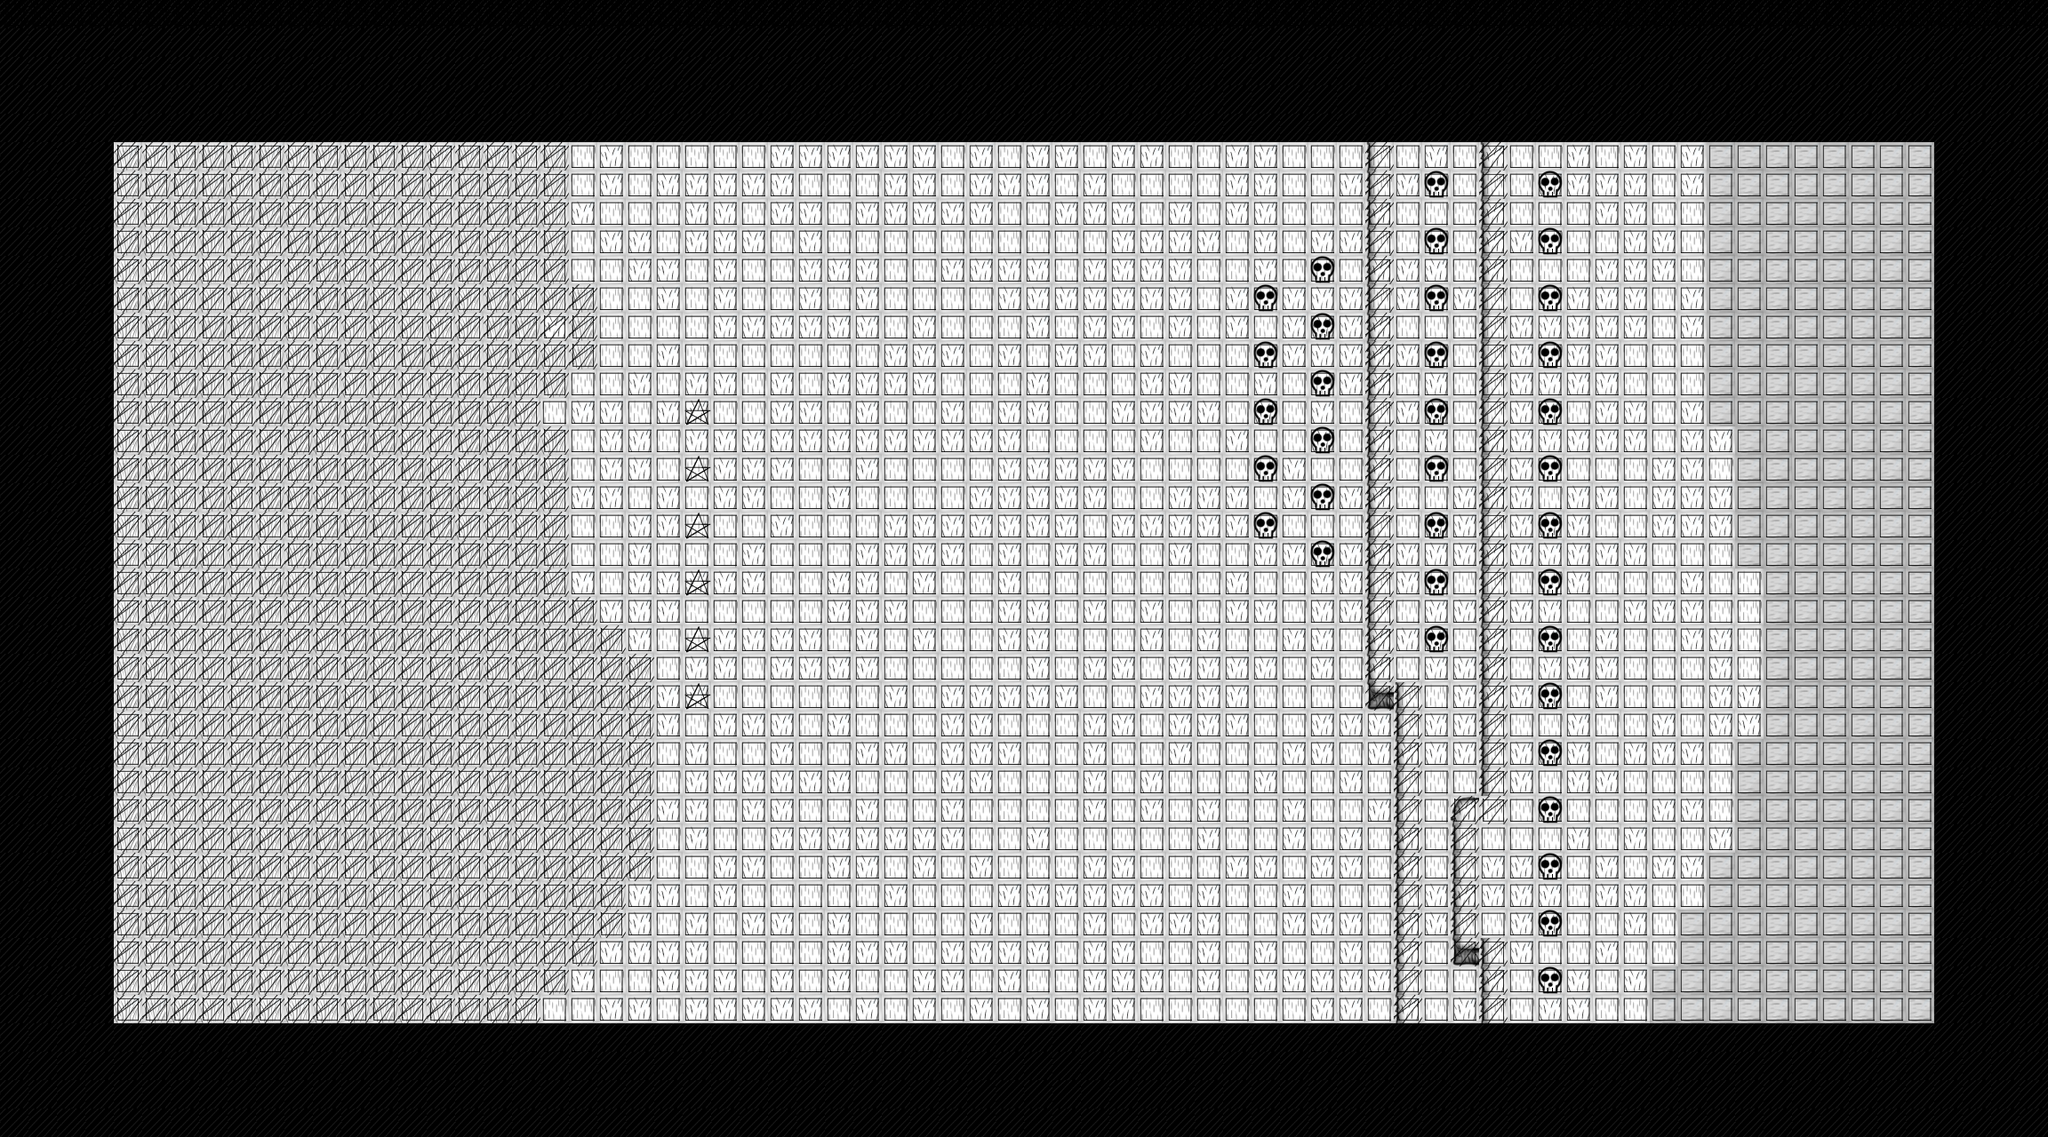

The image is a tile-based game level rendered from a .tmx file. Its description and source (layers, tilesets, objects; grid data summarised) follow:
An orthogonal 72x40 tile map with 32x32 px tiles, 4 tile layers (Aesthetic Layer, Doodadlayer, Data Layer, Spawn Layer), 3 tilesets.

<map version="1.0" tiledversion="1.1.5" orientation="orthogonal" renderorder="right-down" width="72" height="40" tilewidth="32" tileheight="32" infinite="0" nextobjectid="1">
 <tileset firstgid="1" name="32X32" tilewidth="32" tileheight="32" tilecount="35" columns="5">
  <image source="32X32.png" width="160" height="224" />
  <tile id="0">
   <properties>
    <property name="canMove" type="bool" value="true" />
    <property name="moveCost" type="int" value="1" />
    <property name="occupied" type="bool" value="false" />
   </properties>
  </tile>
  <tile id="1">
   <properties>
    <property name="canMove" type="bool" value="true" />
    <property name="moveCost" type="int" value="3" />
    <property name="occupied" type="bool" value="false" />
   </properties>
  </tile>
  <tile id="2">
   <properties>
    <property name="canMove" type="bool" value="false" />
    <property name="moveCost" type="int" value="0" />
    <property name="occupied" type="bool" value="false" />
   </properties>
  </tile>
  <tile id="4">
   <properties>
    <property name="EnemySpawn" type="bool" value="false" />
    <property name="VanguardSpawn" type="bool" value="true" />
   </properties>
  </tile>
  <tile id="34">
   <properties>
    <property name="EnemySpawn" type="bool" value="true" />
    <property name="VanguardSpawn" type="bool" value="false" />
   </properties>
  </tile>
 </tileset>
 <tileset firstgid="36" name="Tree3" tilewidth="96" tileheight="96" tilecount="1" columns="1">
  <image source="Tree3.png" width="96" height="96" />
 </tileset>
 <tileset firstgid="37" name="64X64" tilewidth="32" tileheight="32" tilecount="24" columns="4">
  <image source="64X64.png" width="129" height="194" />
 </tileset>
 <layer name="Aesthetic Layer" width="72" height="40">
  <data>[2880 cells, 2880 non-empty, 6 distinct tile ids]</data>
 </layer>
 <layer name="Doodadlayer" width="72" height="40">
  <data>[2880 cells, 66 non-empty, 3 distinct tile ids]</data>
 </layer>
 <layer name="Data Layer" width="72" height="40">
  <data>[2880 cells, 2880 non-empty, 3 distinct tile ids]</data>
 </layer>
 <layer name="Spawn Layer" width="72" height="40">
  <data>[2880 cells, 865 non-empty, 3 distinct tile ids]</data>
 </layer>
</map>
